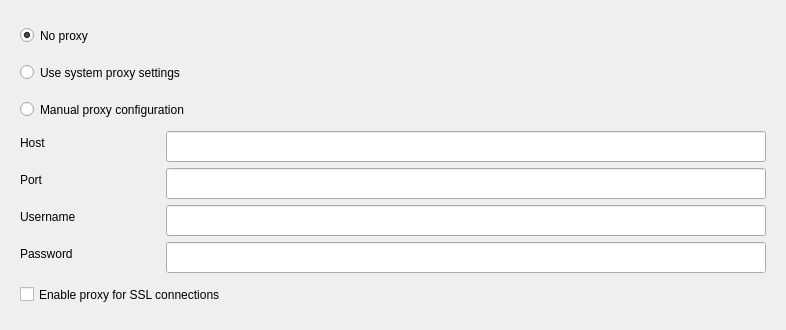
        <widget class="QWidget" name="pageProxy">
         <layout class="QFormLayout" name="pageProxyLayout">
          <property name="fieldGrowthPolicy">
           <enum>QFormLayout::AllNonFixedFieldsGrow</enum>
          </property>
          <property name="labelAlignment">
           <set>Qt::AlignLeading|Qt::AlignLeft|Qt::AlignVCenter</set>
          </property>
          <property name="leftMargin">
           <number>20</number>
          </property>
          <property name="topMargin">
           <number>20</number>
          </property>
          <property name="rightMargin">
           <number>20</number>
          </property>
          <property name="bottomMargin">
           <number>20</number>
          </property>
          <item row="0" column="0" colspan="2">
           <widget class="QRadioButton" name="rdProxyNone">
            <property name="minimumSize">
             <size>
              <width>0</width>
              <height>31</height>
             </size>
            </property>
            <property name="styleSheet">
             <string notr="true">QRadioButton::indicator {
    width: 14px;
    height: 14px;
}

QRadioButton::indicator::unchecked {
    image: url(:/images/icon_radio.png);
}

QRadioButton::indicator::checked {
    image: url(:/images/icon_radio_checked.png);
}</string>
            </property>
            <property name="text">
             <string>No proxy</string>
            </property>
            <property name="checked">
             <bool>true</bool>
            </property>
           </widget>
          </item>
          <item row="1" column="0" colspan="2">
           <widget class="QRadioButton" name="rdProxySystem">
            <property name="minimumSize">
             <size>
              <width>0</width>
              <height>31</height>
             </size>
            </property>
            <property name="styleSheet">
             <string notr="true">QRadioButton::indicator {
    width: 14px;
    height: 14px;
}

QRadioButton::indicator::unchecked {
    image: url(:/images/icon_radio.png);
}

QRadioButton::indicator::checked {
    image: url(:/images/icon_radio_checked.png);
}</string>
            </property>
            <property name="text">
             <string>Use system proxy settings</string>
            </property>
           </widget>
          </item>
          <item row="2" column="0" colspan="2">
           <widget class="QRadioButton" name="rdProxyManual">
            <property name="minimumSize">
             <size>
              <width>0</width>
              <height>31</height>
             </size>
            </property>
            <property name="styleSheet">
             <string notr="true">QRadioButton::indicator {
    width: 14px;
    height: 14px;
}

QRadioButton::indicator::unchecked {
    image: url(:/images/icon_radio.png);
}

QRadioButton::indicator::checked {
    image: url(:/images/icon_radio_checked.png);
}</string>
            </property>
            <property name="text">
             <string>Manual proxy configuration</string>
            </property>
           </widget>
          </item>
          <item row="3" column="0">
           <widget class="QLabel" name="lblProxyHost">
            <property name="minimumSize">
             <size>
              <width>140</width>
              <height>0</height>
             </size>
            </property>
            <property name="text">
             <string>Host</string>
            </property>
           </widget>
          </item>
          <item row="3" column="1">
           <widget class="QLineEdit" name="txtProxyHost">
            <property name="minimumSize">
             <size>
              <width>600</width>
              <height>31</height>
             </size>
            </property>
           </widget>
          </item>
          <item row="4" column="0">
           <widget class="QLabel" name="lblProxyPort">
            <property name="text">
             <string>Port</string>
            </property>
           </widget>
          </item>
          <item row="4" column="1">
           <widget class="QLineEdit" name="txtProxyPort">
            <property name="minimumSize">
             <size>
              <width>600</width>
              <height>31</height>
             </size>
            </property>
           </widget>
          </item>
          <item row="5" column="0">
           <widget class="QLabel" name="lblProxyUsername">
            <property name="text">
             <string>Username</string>
            </property>
           </widget>
          </item>
          <item row="5" column="1">
           <widget class="QLineEdit" name="txtProxyUsername">
            <property name="minimumSize">
             <size>
              <width>600</width>
              <height>31</height>
             </size>
            </property>
           </widget>
          </item>
          <item row="6" column="0">
           <widget class="QLabel" name="lblProxyPassword">
            <property name="text">
             <string>Password</string>
            </property>
           </widget>
          </item>
          <item row="6" column="1">
           <widget class="QLineEdit" name="txtProxyPassword">
            <property name="minimumSize">
             <size>
              <width>600</width>
              <height>31</height>
             </size>
            </property>
            <property name="echoMode">
             <enum>QLineEdit::Password</enum>
            </property>
           </widget>
          </item>
          <item row="7" column="0" colspan="2">
           <widget class="QCheckBox" name="chkProxyEnableForSSL">
            <property name="minimumSize">
             <size>
              <width>0</width>
              <height>31</height>
             </size>
            </property>
            <property name="text">
             <string>Enable proxy for SSL connections</string>
            </property>
           </widget>
          </item>
         </layout>
        </widget>
